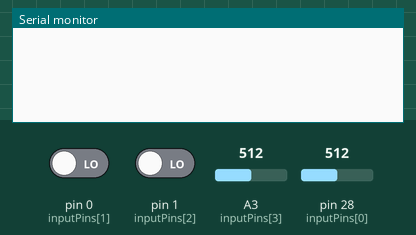
Recording of a sketch running on a simulated Teensy 4. On the bench: the last lines printed to the serial monitor. The inputs (shaded band) are chosen by the test bench; at power-on: A3 (inputPins[3]) = 512, pin 28 (inputPins[0]) = 512, pin 0 (inputPins[1]) LOW, pin 1 (inputPins[2]) LOW.

Above: at 1.2 s.
1.3 s: A3 (inputPins[3]) set to 716
At 2.5 s:
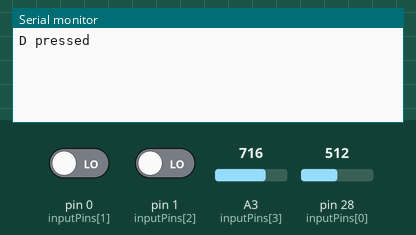
2.8 s: pin 28 (inputPins[0]) set to 716
At 3.9 s:
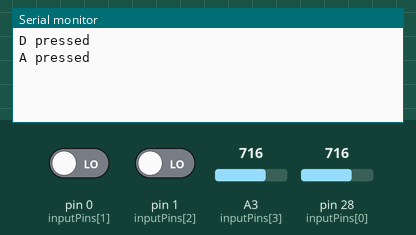
4.3 s: pin 0 (inputPins[1]) driven HIGH
At 5.0 s:
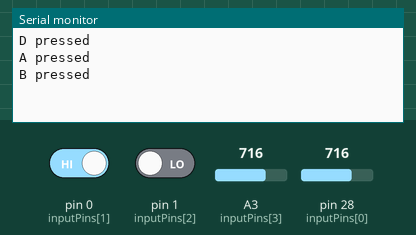
5.8 s: pin 1 (inputPins[2]) driven HIGH
At 6.2 s:
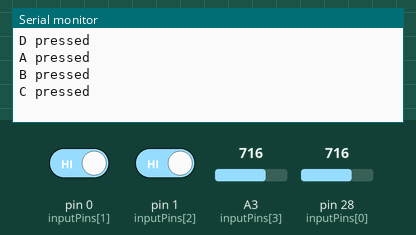
7.3 s: A3 (inputPins[3]) set to 511
At 8.5 s:
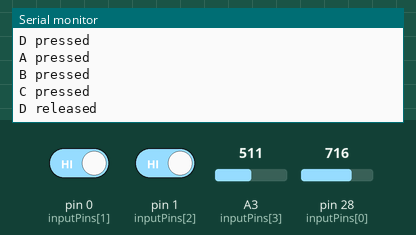
8.8 s: pin 28 (inputPins[0]) set to 511
At 9.7 s:
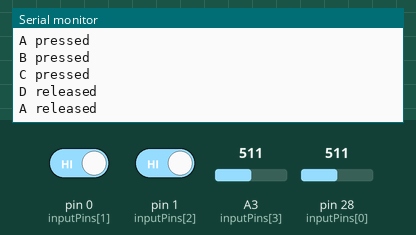

The sketch:

KeyFobTest.ino
```cpp
#define ARRAYSIZE(X) (sizeof(X)/sizeof(*X))
#define SPLN(X) Serial.println(X)
#define SP(X) Serial.print(X)

#include "Input.h"

void setup() {
  Serial.begin(9600);
}

void loop() {

  Update_ButtonState();
  PrintButtonState();
/*
  if (ButtonChanged(kButtonA)) {
    SP("A "); SPLN(ButtonPressed(kButtonA) ? "pressed" : "released");
  }

  if (ButtonChanged(kButtonB)) {
    SP("B "); SPLN(ButtonPressed(kButtonB) ? "pressed" : "released");
  }

  if (ButtonChanged(kButtonC)) {
    SP("C "); SPLN(ButtonPressed(kButtonC) ? "pressed" : "released");
  }

  if (ButtonChanged(kButtonD)) {
    SP("D "); SPLN(ButtonPressed(kButtonD) ? "pressed" : "released");
  }
  */

  /*
  if (false) {
    uint8_t bState = Input_ReadButtonState();
    Input_PrintButton(bState);
  } else {
    Input_PrintRawState();
  }
  */
}
```

Input.h
```cpp
#include "Arduino.h"

enum Button {
  kButtonA = 1 << 0,
  kButtonB = 1 << 1,
  kButtonC = 1 << 2,
  kButtonD = 1 << 3
};

// Call to update internal button state. After this call the state
// of ButtonPressed() and ButtonChanged() maybe changed.
void Update_ButtonState();
bool ButtonPressed(Button b);
bool ButtonChanged(Button b);
void PrintButtonState();

//// IMPL


// uint8_t represents the OR'd state of the button
uint8_t Input_ReadButtonState();
void Input_PrintRawState();
void Input_PrintButton(uint8_t in);

uint8_t s_prevButtonState = 0;
uint8_t s_currButtonState = 0;

void Update_ButtonState() {
  s_prevButtonState = s_currButtonState;
  s_currButtonState = Input_ReadButtonState();
}

bool ButtonPressed(Button b) {
  return (s_currButtonState & b) == b;
}

bool ButtonChanged(Button b) {
  return ((s_currButtonState ^ s_prevButtonState) & b) == b;
}

void PrintButtonState() {
  if (ButtonChanged(kButtonA)) {
    SP("A "); SPLN(ButtonPressed(kButtonA) ? "pressed" : "released");
  }

  if (ButtonChanged(kButtonB)) {
    SP("B "); SPLN(ButtonPressed(kButtonB) ? "pressed" : "released");
  }

  if (ButtonChanged(kButtonC)) {
    SP("C "); SPLN(ButtonPressed(kButtonC) ? "pressed" : "released");
  }

  if (ButtonChanged(kButtonD)) {
    SP("D "); SPLN(ButtonPressed(kButtonD) ? "pressed" : "released");
  }
}

bool IsAnalogPin(int pin) {
  switch (pin) {
    case A0:  return true;
    case A1:  return true;
    case A2:  return true;
    case A3:  return true;
    case A4:  return true;
    case A5:  return true;
    case A6:  return true;
    case A7:  return true;
    case A8:  return true;
    case A9:  return true;
    case A10: return true;
    case A11: return true;
    case A12: return true;
    case A13: return true;
    case A14: return true;
  }
  return false;
}


//// --- IMPL --- ////
const int inputPins[4] = {A14, 0, 1, 17};  // TEENSY 3.1 pins which don't interfere with OctoWS2811


uint8_t Input_ReadButtonState() {
  for (int i = 0; i < ARRAYSIZE(inputPins); ++i) {
    pinMode(inputPins[i], INPUT);
  }

  uint8_t states = 0;

  for (int i = 0; i < 4; ++i) {
    uint8_t bit = 0;
    int pin = inputPins[i];
    if (IsAnalogPin(pin)) {
      bit = (analogRead(pin) > 512) ? 1 : 0;
    } else {
      bit = (digitalRead(pin) == HIGH) ? 1 : 0;
    }
    states |= bit << i;
  }

  return states;
}

void Input_PrintButton(uint8_t butState) {
  if (butState == 0)  { SPLN("kNoButtons");    return; }
  if (butState & kButtonA) { SPLN("kButtonA"); }
  if (butState & kButtonB) { SPLN("kButtonB"); }
  if (butState & kButtonC) { SPLN("kButtonC"); }
  if (butState & kButtonD) { SPLN("kButtonD"); }
}

void Input_PrintRawState() {
  uint8_t buttonState = Input_ReadButtonState();
  for (int i = 0; i < 4; ++i) {
    Serial.print("B"); Serial.print(i); Serial.print(": "); Serial.print((buttonState >> i) & 0x1); Serial.print("\t");
  }
  Serial.println();
}
```

Measured:
- after the input at 1.3 s, the serial monitor: prints a new line at once (image 1)
- after the input at 2.8 s, the serial monitor: prints a new line at once (image 2)
- after the input at 4.3 s, the serial monitor: prints a new line at once (image 3)
- after the input at 5.8 s, the serial monitor: prints a new line at once (image 4)
- after the input at 7.3 s, the serial monitor: prints a new line at once (image 5)
- after the input at 8.8 s, the serial monitor: prints a new line at once (image 6)
